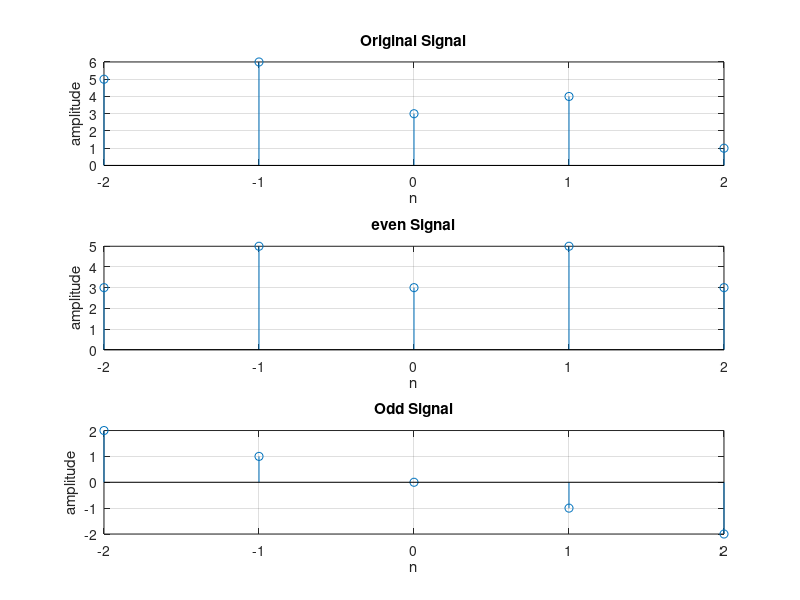

Reproduce this figure in MATLAB.
close all;
clear all;
clc;

x1=-2:2;
y1=[5 6 3 4 1];

subplot(3,1,1);
stem(x1,y1);
grid on;
xlabel('n');
ylabel('amplitude');
title('Original Signal');

x2=-fliplr(x1);
y2=fliplr(y1);

x=min(min(x1),min(x2)) : max(max(x1),max(x2));

yy1=zeros(1,length(x));
yy2=zeros(1,length(x));

yy1((x>=min(x1)) & (x<=max(x1)))=y1();
yy2((x>=min(x2)) & (x<=max(x2)))=y2();

xe=0.5*(yy1+yy2);
xo=0.5*(yy1-yy2);

subplot(3,1,2);
stem(x,xe);
grid on;
xlabel('n');
ylabel('amplitude');
title('even Signal');

subplot(3,1,3);
stem(x,xo);
grid on;
xlabel('n');
ylabel('amplitude');
title('Odd Signal');